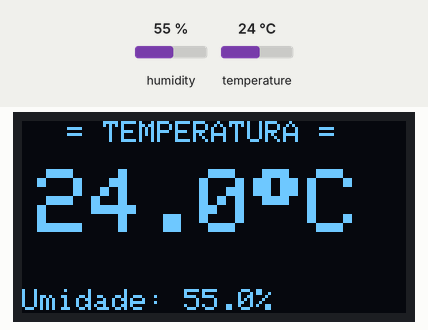
Recording of a sketch running on a simulated ESP32. Parts: 128×64 one-colour display. The inputs (shaded band) are chosen by the test bench; at power-on: humidity 55 %, temperature 24 °C. What the sketch prints to the serial monitor is not drawn.

Above: at 3.7 s.
3.8 s: humidity set to 22 %
At 6.3 s:
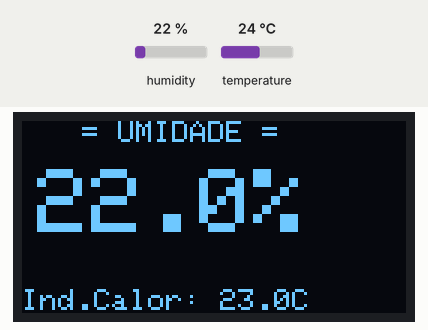
10.1 s: temperature set to 12 °C
At 15.3 s:
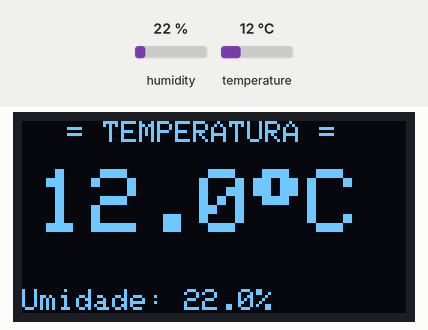
16.2 s: humidity set to 40 %
At 19.1 s:
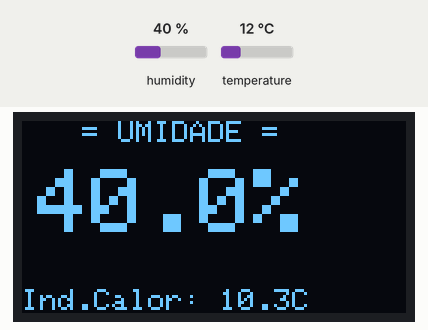
22.3 s: temperature set to 19 °C
At 24.3 s:
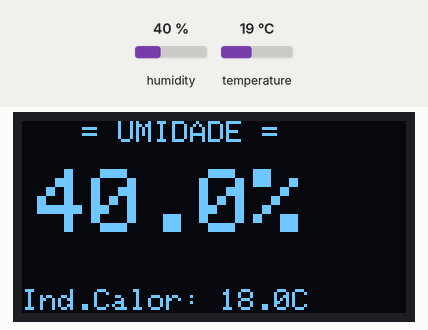
Timing chart, 0 to 25.8 s (numbered marks = the images above; inputs shaded):
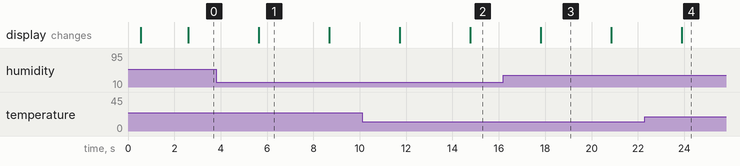

The sketch:

sketch.ino
```cpp
// ============================================================
//   ESTAÇÃO METEOROLÓGICA - VERSÃO SIMPLES (DHT22 + OLED)
//   Sem BMP280 — funciona 100% no Wokwi
// ============================================================

#include <Wire.h>
#include <DHT.h>
#include <Adafruit_GFX.h>
#include <Adafruit_SSD1306.h>

#define DHT_PINO  4
#define DHT_TIPO  DHT22

#define OLED_LARGURA  128
#define OLED_ALTURA    64
#define OLED_RESET     -1
#define OLED_ENDERECO 0x3C

DHT              dht(DHT_PINO, DHT_TIPO);
Adafruit_SSD1306 display(OLED_LARGURA, OLED_ALTURA, &Wire, OLED_RESET);

float temperatura = 0;
float umidade     = 0;
float indiceCalor = 0;
int   tela        = 0;

void setup() {
  Serial.begin(115200);
  delay(500);

  dht.begin();

  if (!display.begin(SSD1306_SWITCHCAPVCC, OLED_ENDERECO)) {
    Serial.println("[ERRO] OLED não encontrado!");
    while (true);
  }

  display.clearDisplay();
  display.setTextColor(SSD1306_WHITE);
  display.setTextSize(2);
  display.setCursor(10, 20);
  display.println("Estacao");
  display.setCursor(10, 42);
  display.println("Meteo!");
  display.display();
  delay(2000);

  Serial.println("Sistema pronto!");
}

void loop() {
  float t = dht.readTemperature();
  float h = dht.readHumidity();

  if (!isnan(t) && !isnan(h)) {
    temperatura = t;
    umidade     = h;
    indiceCalor = dht.computeHeatIndex(t, h, false);
  }

  // Exibe no Serial
  Serial.println("─────────────────────");
  Serial.print("Temp     : "); Serial.print(temperatura, 1); Serial.println(" C");
  Serial.print("Umidade  : "); Serial.print(umidade, 1);     Serial.println(" %");
  Serial.print("Ind.Calor: "); Serial.print(indiceCalor, 1); Serial.println(" C");
  Serial.println("─────────────────────");

  // Alterna telas no OLED
  display.clearDisplay();

  if (tela == 0) {
    // Tela 1: Temperatura grande
    display.setTextSize(1);
    display.setCursor(15, 0);
    display.println("= TEMPERATURA =");

    display.setTextSize(3);
    display.setCursor(5, 16);
    display.print(temperatura, 1);
    display.print((char)247);
    display.println("C");

    display.setTextSize(1);
    display.setCursor(0, 56);
    display.print("Umidade: ");
    display.print(umidade, 1);
    display.print("%");

  } else {
    // Tela 2: Umidade e Índice de Calor
    display.setTextSize(1);
    display.setCursor(20, 0);
    display.println("= UMIDADE =");

    display.setTextSize(3);
    display.setCursor(5, 16);
    display.print(umidade, 1);
    display.println("%");

    display.setTextSize(1);
    display.setCursor(0, 56);
    display.print("Ind.Calor: ");
    display.print(indiceCalor, 1);
    display.print("C");
  }

  display.display();
  tela = (tela + 1) % 2;
  delay(3000);
}
```

Measured:
- after the input at 3.8 s, the display: changes after 1.8 s (image 1)
- after the input at 10.1 s, the display: first changes after 1.6 s (image 2 shows a later state)
- after the input at 16.2 s, the display: changes after 1.6 s (image 3)
- after the input at 22.3 s, the display: changes after 1.6 s (image 4)
- what the display in image 1 shows lasts 3.1 s, from 5.6 s to 8.7 s
